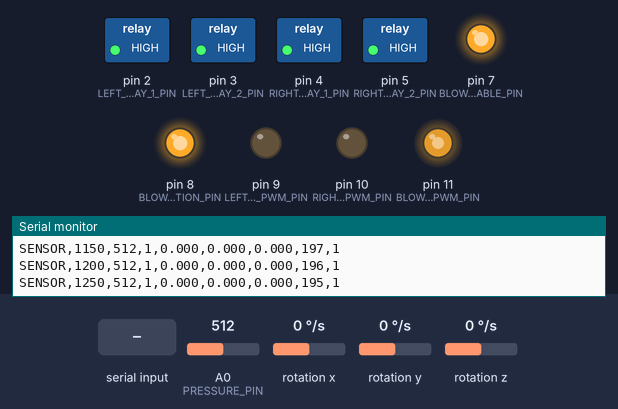
The sketch below on a simulated Arduino Uno, built with avr-gcc and run on an emulated ATmega328P. Shown: switched loads named in the sketch (green lamp = pin HIGH), output pins drawn as LEDs (lit = HIGH), the last lines printed to the serial monitor. Wiring (inferred from the names in the program): ITG-3200 gyroscope at I2C address 0x68. The test bench sets the inputs (shaded band); at power-on: A0 (PRESSURE_PIN) = 512, rotation x 0 °/s, rotation y 0 °/s, rotation z 0 °/s.

Above: at 1.26 s.
1.3 s: "A\n" received over Serial
At 1.46 s:
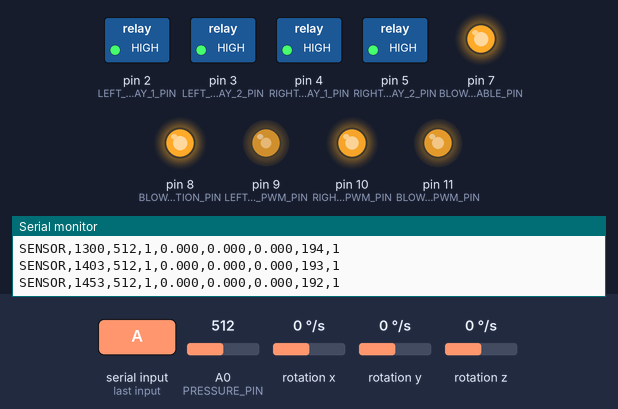
4.3 s: "90 45 200\n" received over Serial
At 7.18 s:
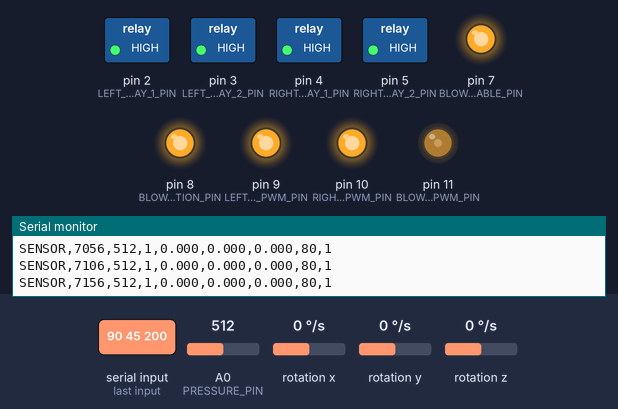
7.3 s: "d\n" received over Serial
At 8.4 s:
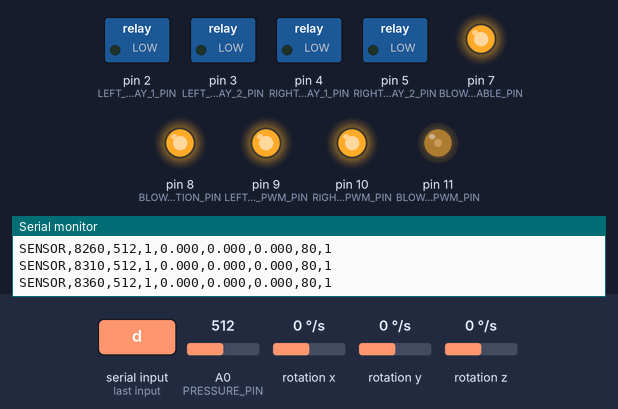
8.9 s: "D\n" received over Serial
At 9.7 s:
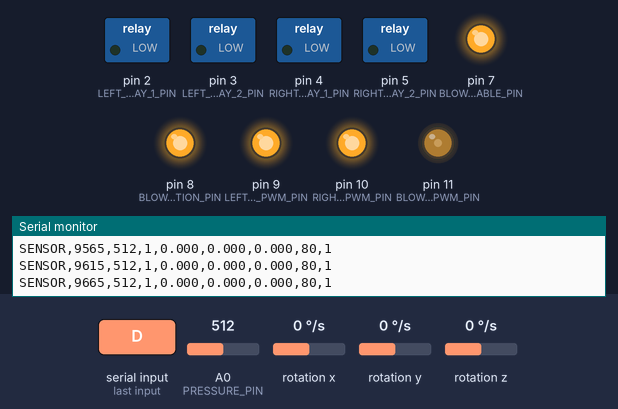
10.5 s: A0 (PRESSURE_PIN) set to 893
12.0 s: A0 (PRESSURE_PIN) set to 913
At 13.4 s:
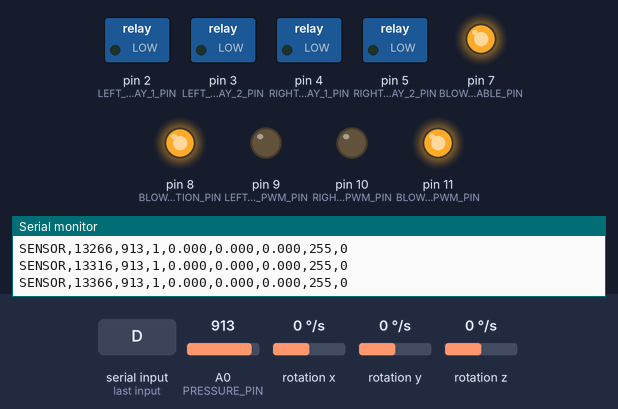
Timing chart, 0 to 14.5 s (numbered marks = the images above; inputs shaded):
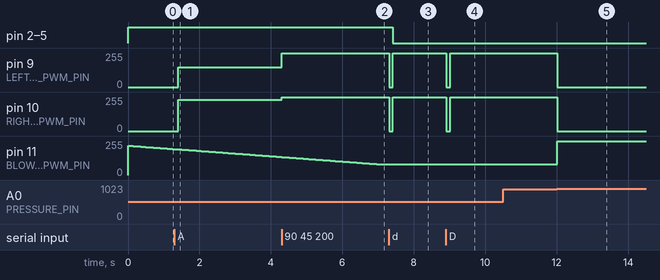

The sketch:

gy85_itg3205_telemetry.ino
```cpp
#include <Wire.h>
#include <string.h>

const unsigned long SERIAL_BAUD = 115200;
const unsigned long SENSOR_INTERVAL_MS = 50;
const byte COMMAND_BUFFER_SIZE = 24;

// sensor_test.ino 기본 배선: 변경하지 않는다.
const int LEFT_RELAY_1_PIN = 2;
const int LEFT_RELAY_2_PIN = 3;
const int RIGHT_RELAY_1_PIN = 4;
const int RIGHT_RELAY_2_PIN = 5;
const int LEFT_DRIVE_PWM_PIN = 9;
const int RIGHT_DRIVE_PWM_PIN = 10;
const int PRESSURE_PIN = A0;

// 흡착 블로워 드라이버 추가 배선.
const int BLOWER_PWM_PIN = 11;  // Timer2 OC2A, approximately 31 kHz
const int BLOWER_ENABLE_PIN = 7;
const int BLOWER_DIRECTION_PIN = 8;

// 반드시 실제 센서 측정값으로 조정한다.
// 기본값은 흡착이 강할수록 ADC 값이 증가한다고 가정한다.
const bool PRESSURE_INCREASES_WITH_SUCTION = false;
const int ADHESION_TARGET_RAW = 885;
const int ADHESION_RELEASE_RAW = 900;
const int PRESSURE_SENSOR_MIN_RAW = 5;
const int PRESSURE_SENSOR_MAX_RAW = 1018;
const int BLOWER_MIN_PWM = 80;
const int BLOWER_MAX_PWM = 255;
const int BLOWER_START_PWM = 220;
const int CONTROL_STEP = 4;
const int CONTROL_RELAX_MARGIN_RAW = 10;
const unsigned long STARTUP_GRACE_MS = 3000;
const byte ITG3205_ADDRESS = 0x68;
const byte WHO_AM_I = 0x00;
const byte SAMPLE_RATE_DIVIDER = 0x15;
const byte DLPF_FS = 0x16;
const byte GYRO_XOUT_H = 0x1D;
const byte POWER_MANAGEMENT = 0x3E;
const float GYRO_SENSITIVITY = 14.375;

unsigned long lastSensorTime = 0;
bool gyroConnected = false;
bool adhesionSecure = false;
int blowerPwm = BLOWER_START_PWM;
unsigned long startupTime = 0;
int leftDriveSpeed = 150;
int rightDriveSpeed = 235;
bool driveRunning = false;
char commandBuffer[COMMAND_BUFFER_SIZE];
byte commandLength = 0;

void writeRegister(byte registerAddress, byte value) {
  Wire.beginTransmission(ITG3205_ADDRESS);
  Wire.write(registerAddress);
  Wire.write(value);
  Wire.endTransmission();
}

bool readRegisters(byte registerAddress, byte *buffer, byte length) {
  Wire.beginTransmission(ITG3205_ADDRESS);
  Wire.write(registerAddress);
  if (Wire.endTransmission(false) != 0) return false;
  if (Wire.requestFrom(ITG3205_ADDRESS, length) != length) return false;
  for (byte index = 0; index < length; index++) buffer[index] = Wire.read();
  return true;
}

bool setupGyro() {
  byte identity;
  if (!readRegisters(WHO_AM_I, &identity, 1)) return false;
  writeRegister(POWER_MANAGEMENT, 0x80);
  delay(10);
  writeRegister(SAMPLE_RATE_DIVIDER, 9);
  writeRegister(DLPF_FS, 0x1A);
  writeRegister(POWER_MANAGEMENT, 0x01);
  delay(10);
  return true;
}

bool readGyro(float &xDps, float &yDps, float &zDps) {
  byte data[6];
  if (!readRegisters(GYRO_XOUT_H, data, 6)) return false;
  int16_t xRaw = (int16_t)((data[0] << 8) | data[1]);
  int16_t yRaw = (int16_t)((data[2] << 8) | data[3]);
  int16_t zRaw = (int16_t)((data[4] << 8) | data[5]);
  xDps = xRaw / GYRO_SENSITIVITY;
  yDps = yRaw / GYRO_SENSITIVITY;
  zDps = zRaw / GYRO_SENSITIVITY;
  return true;
}

bool pressureAtLeast(int pressureRaw, int threshold) {
  return PRESSURE_INCREASES_WITH_SUCTION
    ? pressureRaw >= threshold
    : pressureRaw <= threshold;
}

bool pressureStrongerThanTargetBy(int pressureRaw, int margin) {
  return PRESSURE_INCREASES_WITH_SUCTION
    ? pressureRaw >= ADHESION_TARGET_RAW + margin
    : pressureRaw <= ADHESION_TARGET_RAW - margin;
}

void setBlowerPwm(int pwm) {
  blowerPwm = constrain(pwm, BLOWER_MIN_PWM, BLOWER_MAX_PWM);
  analogWrite(BLOWER_PWM_PIN, blowerPwm);
}

void updateAdhesionControl(int pressureRaw) {
  bool sensorFault =
    pressureRaw <= PRESSURE_SENSOR_MIN_RAW ||
    pressureRaw >= PRESSURE_SENSOR_MAX_RAW;

  if (sensorFault) {
    adhesionSecure = false;
    setBlowerPwm(BLOWER_MAX_PWM);
    return;
  }

  if (adhesionSecure) {
    if (!pressureAtLeast(pressureRaw, ADHESION_RELEASE_RAW)) {
      adhesionSecure = false;
    }
  } else if (pressureAtLeast(pressureRaw, ADHESION_TARGET_RAW)) {
    adhesionSecure = true;
  }

  if (!adhesionSecure) {
    setBlowerPwm(blowerPwm + CONTROL_STEP);
  } else if (pressureStrongerThanTargetBy(pressureRaw, CONTROL_RELAX_MARGIN_RAW)) {
    setBlowerPwm(blowerPwm - 1);
  }
}

void relayOn(int pin) {
  digitalWrite(pin, LOW);
}

void relayOff(int pin) {
  digitalWrite(pin, HIGH);
}

void stopDrive() {
  driveRunning = false;
  analogWrite(LEFT_DRIVE_PWM_PIN, 0);
  analogWrite(RIGHT_DRIVE_PWM_PIN, 0);
}

void setLeftDriveSpeed(int pwm) {
  leftDriveSpeed = constrain(pwm, 0, 255);
}

void setRightDriveSpeed(int pwm) {
  rightDriveSpeed = constrain(pwm, 0, 255);
}

void setDriveSpeeds(int leftPwm, int rightPwm) {
  setLeftDriveSpeed(leftPwm);
  setRightDriveSpeed(rightPwm);
}

void printDriveStatus() {
  Serial.print("STATUS,left_pwm=");
  Serial.print(leftDriveSpeed);
  Serial.print(",right_pwm=");
  Serial.print(rightDriveSpeed);
  Serial.print(",blower_pwm=");
  Serial.print(blowerPwm);
  Serial.print(",adhesion_secure=");
  Serial.println(adhesionSecure ? 1 : 0);
}

void runDrive() {
  if (!adhesionSecure) {
    stopDrive();
    Serial.println("DRIVE_BLOCKED,ADHESION_NOT_SECURE");
    return;
  }
  driveRunning = true;
  analogWrite(LEFT_DRIVE_PWM_PIN, leftDriveSpeed);
  analogWrite(RIGHT_DRIVE_PWM_PIN, rightDriveSpeed);
}

void driveForward() {
  stopDrive();
  delay(100);
  relayOn(LEFT_RELAY_1_PIN);
  relayOn(LEFT_RELAY_2_PIN);
  relayOff(RIGHT_RELAY_1_PIN);
  relayOff(RIGHT_RELAY_2_PIN);
  runDrive();
}

void driveBackward() {
  stopDrive();
  delay(100);
  relayOff(LEFT_RELAY_1_PIN);
  relayOff(LEFT_RELAY_2_PIN);
  relayOn(RIGHT_RELAY_1_PIN);
  relayOn(RIGHT_RELAY_2_PIN);
  runDrive();
}

void turnLeft() {
  stopDrive();
  delay(100);
  relayOff(LEFT_RELAY_1_PIN);
  relayOff(LEFT_RELAY_2_PIN);
  relayOff(RIGHT_RELAY_1_PIN);
  relayOff(RIGHT_RELAY_2_PIN);
  runDrive();
}

void turnRight() {
  stopDrive();
  delay(100);
  relayOn(LEFT_RELAY_1_PIN);
  relayOn(LEFT_RELAY_2_PIN);
  relayOn(RIGHT_RELAY_1_PIN);
  relayOn(RIGHT_RELAY_2_PIN);
  runDrive();
}

void processDriveCommand(char command) {
  switch (command) {
    case 'w': case 'W': driveForward(); break;
    case 's': case 'S': driveBackward(); break;
    case 'a': case 'A': turnLeft(); break;
    case 'd': case 'D': turnRight(); break;
    case 'x': case 'X': stopDrive(); break;
    case '?': printDriveStatus(); break;
    case '1': case '2': case '3':
    case '4': case '5': case '6':
    case '7': case '8': case '9': {
      int pwm = map(command - '0', 1, 9, 30, 255);
      setDriveSpeeds(pwm, pwm);
      if (driveRunning) runDrive();
      printDriveStatus();
      break;
    }
  }
}

void processDriveCommandLine(char *commandLine) {
  while (*commandLine == ' ' || *commandLine == '\t') commandLine++;
  if (*commandLine == '\0') return;

  char command = commandLine[0];
  if ((command == 'L' || command == 'l') && commandLine[1] != '\0') {
    setLeftDriveSpeed(atoi(commandLine + 1));
    if (driveRunning) runDrive();
    printDriveStatus();
    return;
  }
  if ((command == 'R' || command == 'r') && commandLine[1] != '\0') {
    setRightDriveSpeed(atoi(commandLine + 1));
    if (driveRunning) runDrive();
    printDriveStatus();
    return;
  }
  if ((command == 'P' || command == 'p') && commandLine[1] != '\0') {
    char *separator = strchr(commandLine + 1, ',');
    if (separator != NULL) {
      *separator = '\0';
      setDriveSpeeds(atoi(commandLine + 1), atoi(separator + 1));
      if (driveRunning) runDrive();
      printDriveStatus();
    } else {
      Serial.println("ERROR,USE_P_LEFT_COMMA_RIGHT");
    }
    return;
  }

  processDriveCommand(command);
}

void processSerialInput() {
  while (Serial.available()) {
    char incoming = Serial.read();
    if (incoming == '\n' || incoming == '\r') {
      if (commandLength > 0) {
        commandBuffer[commandLength] = '\0';
        processDriveCommandLine(commandBuffer);
        commandLength = 0;
      }
      continue;
    }

    if (commandLength < COMMAND_BUFFER_SIZE - 1) {
      commandBuffer[commandLength++] = incoming;
    } else {
      commandLength = 0;
      Serial.println("ERROR,COMMAND_TOO_LONG");
    }
  }
}

void setup() {
  Serial.begin(SERIAL_BAUD);
  Serial.setTimeout(20);
  Wire.begin();
  pinMode(LEFT_RELAY_1_PIN, OUTPUT);
  pinMode(LEFT_RELAY_2_PIN, OUTPUT);
  pinMode(RIGHT_RELAY_1_PIN, OUTPUT);
  pinMode(RIGHT_RELAY_2_PIN, OUTPUT);
  pinMode(LEFT_DRIVE_PWM_PIN, OUTPUT);
  pinMode(RIGHT_DRIVE_PWM_PIN, OUTPUT);
  pinMode(PRESSURE_PIN, INPUT);
  pinMode(BLOWER_PWM_PIN, OUTPUT);
  pinMode(BLOWER_ENABLE_PIN, OUTPUT);
  pinMode(BLOWER_DIRECTION_PIN, OUTPUT);

  // Timer2 prescaler=1. Arduino Uno D11 PWM becomes approximately 31.4 kHz,
  // within the blower driver's specified 2-50 kHz VSR input range.
  TCCR2B = (TCCR2B & 0b11111000) | 0x01;
  digitalWrite(BLOWER_DIRECTION_PIN, HIGH);
  digitalWrite(BLOWER_ENABLE_PIN, HIGH);
  relayOff(LEFT_RELAY_1_PIN);
  relayOff(LEFT_RELAY_2_PIN);
  relayOff(RIGHT_RELAY_1_PIN);
  relayOff(RIGHT_RELAY_2_PIN);
  stopDrive();
  setBlowerPwm(BLOWER_START_PWM);
  startupTime = millis();
  gyroConnected = setupGyro();
}

void loop() {
  unsigned long now = millis();
  if (now - lastSensorTime < SENSOR_INTERVAL_MS) return;
  lastSensorTime = now;

  float gyroX = 0.0;
  float gyroY = 0.0;
  float gyroZ = 0.0;
  if (gyroConnected && !readGyro(gyroX, gyroY, gyroZ)) gyroConnected = false;
  int pressureRaw = analogRead(PRESSURE_PIN);
  updateAdhesionControl(pressureRaw);

  if (millis() - startupTime > STARTUP_GRACE_MS && !adhesionSecure) {
    // 주행 제어기는 이 상태를 수신하면 이동 모터를 구동하지 않아야 한다.
    setBlowerPwm(BLOWER_MAX_PWM);
  }
  if (!adhesionSecure && driveRunning) {
    stopDrive();
    Serial.println("EMERGENCY_DRIVE_STOP,ADHESION_LOST");
  }

  // SENSOR,millis,pressure_raw,gyro_valid,x_dps,y_dps,z_dps,blower_pwm,adhesion_secure
  Serial.print("SENSOR,");
  Serial.print(now);
  Serial.print(',');
  Serial.print(pressureRaw);
  Serial.print(',');
  Serial.print(gyroConnected ? 1 : 0);
  Serial.print(',');
  Serial.print(gyroX, 3);
  Serial.print(',');
  Serial.print(gyroY, 3);
  Serial.print(',');
  Serial.print(gyroZ, 3);
  Serial.print(',');
  Serial.print(blowerPwm);
  Serial.print(',');
  Serial.println(adhesionSecure ? 1 : 0);

  processSerialInput();
}
```

Measured:
- the behaviour switches between 900 and 901 on A0 (PRESSURE_PIN) (found by bisection; images 4 and 5)
- after the input at 1.3 s, pin 9 (LEFT_DRIVE_PWM_PIN): 0/255 → 150/255 after 0.10 s; pin 10 (RIGHT_DRIVE_PWM_PIN): 0/255 → 235/255 after 0.10 s
- after the input at 4.3 s, pin 9 (LEFT_DRIVE_PWM_PIN): 150/255 → 255/255 at once; pin 10 (RIGHT_DRIVE_PWM_PIN): 235/255 → 255/255 at once
- after the input at 7.3 s, pin 2 (LEFT_RELAY_1_PIN), pin 3 (LEFT_RELAY_2_PIN), pin 4 (RIGHT_RELAY_1_PIN), pin 5 (RIGHT_RELAY_2_PIN): HIGH → LOW after 0.11 s; pin 9 (LEFT_DRIVE_PWM_PIN), pin 10 (RIGHT_DRIVE_PWM_PIN): 255/255 → 0/255 at once, → 255/255 0.10 s later
- after the input at 8.9 s, pin 9 (LEFT_DRIVE_PWM_PIN), pin 10 (RIGHT_DRIVE_PWM_PIN): 255/255 → 0/255 at once, → 255/255 0.10 s later
- after the input at 12.0 s, pin 9 (LEFT_DRIVE_PWM_PIN), pin 10 (RIGHT_DRIVE_PWM_PIN): 255/255 → 0/255 at once; pin 11 (BLOWER_PWM_PIN): 80/255 → 255/255 at once
